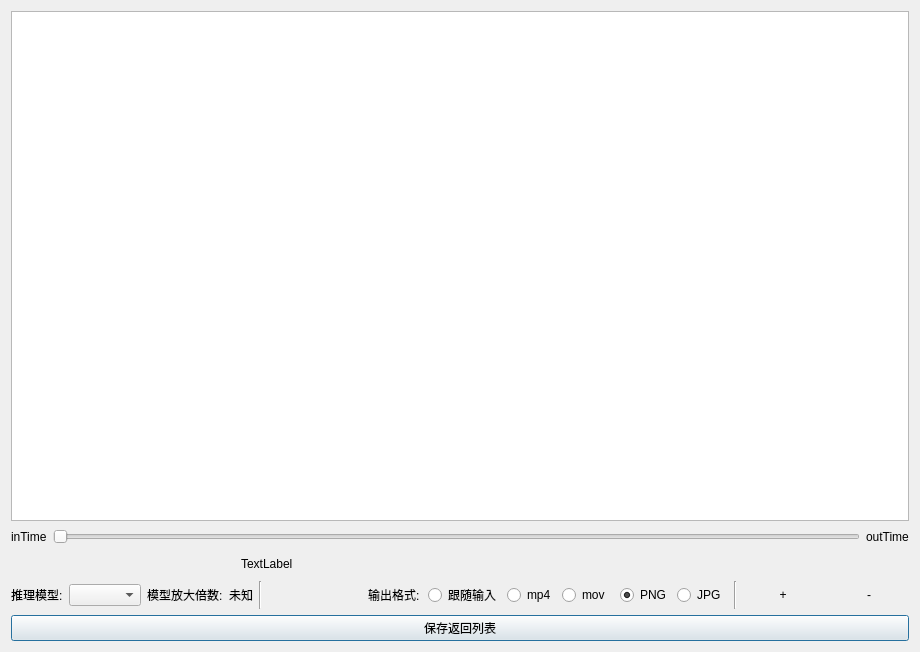
<?xml version="1.0" encoding="UTF-8"?>
<ui version="4.0">
 <class>SR_editQtWidgets</class>
 <widget class="QWidget" name="SR_editQtWidgets">
  <property name="geometry">
   <rect>
    <x>0</x>
    <y>0</y>
    <width>920</width>
    <height>652</height>
   </rect>
  </property>
  <property name="windowTitle">
   <string>Form</string>
  </property>
  <layout class="QVBoxLayout" name="verticalLayout">
   <item>
    <widget class="QGraphicsView" name="graphicsView"/>
   </item>
   <item>
    <widget class="QWidget" name="video_toole_widget2" native="true">
     <layout class="QHBoxLayout" name="horizontalLayout">
      <property name="leftMargin">
       <number>0</number>
      </property>
      <property name="topMargin">
       <number>0</number>
      </property>
      <property name="rightMargin">
       <number>0</number>
      </property>
      <property name="bottomMargin">
       <number>0</number>
      </property>
      <item>
       <widget class="QLabel" name="in_timelabel">
        <property name="text">
         <string>inTime</string>
        </property>
       </widget>
      </item>
      <item>
       <widget class="MySlider" name="horizontalSlider">
        <property name="minimumSize">
         <size>
          <width>0</width>
          <height>20</height>
         </size>
        </property>
        <property name="maximum">
         <number>1000</number>
        </property>
        <property name="orientation">
         <enum>Qt::Horizontal</enum>
        </property>
       </widget>
      </item>
      <item>
       <widget class="QLabel" name="out_timelabel">
        <property name="text">
         <string>outTime</string>
        </property>
       </widget>
      </item>
     </layout>
    </widget>
   </item>
   <item>
    <widget class="QWidget" name="video_toole_widget" native="true">
     <layout class="QHBoxLayout" name="horizontalLayout_3">
      <property name="leftMargin">
       <number>0</number>
      </property>
      <property name="topMargin">
       <number>0</number>
      </property>
      <property name="rightMargin">
       <number>0</number>
      </property>
      <property name="bottomMargin">
       <number>0</number>
      </property>
      <item>
       <layout class="QHBoxLayout" name="horizontalLayout_2">
        <item>
         <widget class="QPushButton" name="JtoolButton">
          <property name="text">
           <string/>
          </property>
          <property name="icon">
           <iconset resource="../Resource.qrc">
            <normaloff>:/new/prefix1/Resource/image/winOCRUI/backward.svg</normaloff>:/new/prefix1/Resource/image/winOCRUI/backward.svg</iconset>
          </property>
          <property name="flat">
           <bool>true</bool>
          </property>
         </widget>
        </item>
        <item>
         <widget class="QPushButton" name="pushButton_2">
          <property name="text">
           <string/>
          </property>
          <property name="icon">
           <iconset resource="../Resource.qrc">
            <normaloff>:/new/prefix1/Resource/image/winOCRUI/play.svg</normaloff>:/new/prefix1/Resource/image/winOCRUI/play.svg</iconset>
          </property>
          <property name="flat">
           <bool>true</bool>
          </property>
         </widget>
        </item>
        <item>
         <widget class="QPushButton" name="LtoolButton">
          <property name="text">
           <string/>
          </property>
          <property name="icon">
           <iconset resource="../Resource.qrc">
            <normaloff>:/new/prefix1/Resource/image/winOCRUI/forward.svg</normaloff>:/new/prefix1/Resource/image/winOCRUI/forward.svg</iconset>
          </property>
          <property name="flat">
           <bool>true</bool>
          </property>
         </widget>
        </item>
        <item>
         <widget class="QPushButton" name="setInTimetoolButton">
          <property name="text">
           <string/>
          </property>
          <property name="icon">
           <iconset resource="../Resource.qrc">
            <normaloff>:/new/prefix1/Resource/image/winOCRUI/arrow.right.to.line.svg</normaloff>:/new/prefix1/Resource/image/winOCRUI/arrow.right.to.line.svg</iconset>
          </property>
          <property name="flat">
           <bool>true</bool>
          </property>
         </widget>
        </item>
        <item>
         <widget class="QPushButton" name="setOutTimetoolButton">
          <property name="text">
           <string/>
          </property>
          <property name="icon">
           <iconset resource="../Resource.qrc">
            <normaloff>:/new/prefix1/Resource/image/winOCRUI/arrow.backward.to.line.svg</normaloff>:/new/prefix1/Resource/image/winOCRUI/arrow.backward.to.line.svg</iconset>
          </property>
          <property name="flat">
           <bool>true</bool>
          </property>
         </widget>
        </item>
        <item>
         <widget class="QLabel" name="nowtimelabel">
          <property name="text">
           <string>TextLabel</string>
          </property>
         </widget>
        </item>
        <item>
         <spacer name="horizontalSpacer">
          <property name="orientation">
           <enum>Qt::Horizontal</enum>
          </property>
          <property name="sizeHint" stdset="0">
           <size>
            <width>40</width>
            <height>20</height>
           </size>
          </property>
         </spacer>
        </item>
       </layout>
      </item>
     </layout>
    </widget>
   </item>
   <item>
    <layout class="QHBoxLayout" name="horizontalLayout_6">
     <item>
      <widget class="QLabel" name="label">
       <property name="text">
        <string>推理模型:</string>
       </property>
      </widget>
     </item>
     <item>
      <widget class="QComboBox" name="model_Instrumental_selection_comboBox"/>
     </item>
     <item>
      <widget class="QLabel" name="label_3">
       <property name="text">
        <string>模型放大倍数:</string>
       </property>
      </widget>
     </item>
     <item>
      <widget class="QLabel" name="scaled_label">
       <property name="text">
        <string>未知</string>
       </property>
      </widget>
     </item>
     <item>
      <widget class="Line" name="line">
       <property name="orientation">
        <enum>Qt::Vertical</enum>
       </property>
      </widget>
     </item>
     <item>
      <spacer name="horizontalSpacer_2">
       <property name="orientation">
        <enum>Qt::Horizontal</enum>
       </property>
       <property name="sizeHint" stdset="0">
        <size>
         <width>40</width>
         <height>20</height>
        </size>
       </property>
      </spacer>
     </item>
     <item>
      <widget class="QLabel" name="label_8">
       <property name="text">
        <string>输出格式:</string>
       </property>
      </widget>
     </item>
     <item>
      <widget class="QWidget" name="video_out_type_widget" native="true">
       <layout class="QHBoxLayout" name="horizontalLayout_9">
        <property name="leftMargin">
         <number>2</number>
        </property>
        <property name="topMargin">
         <number>2</number>
        </property>
        <property name="rightMargin">
         <number>2</number>
        </property>
        <property name="bottomMargin">
         <number>2</number>
        </property>
        <item>
         <widget class="QRadioButton" name="video_radioButton_default">
          <property name="enabled">
           <bool>true</bool>
          </property>
          <property name="text">
           <string>跟随输入</string>
          </property>
          <property name="checked">
           <bool>false</bool>
          </property>
          <attribute name="buttonGroup">
           <string notr="true">out_video_buttonGroup</string>
          </attribute>
         </widget>
        </item>
        <item>
         <widget class="QRadioButton" name="video_radioButton_mp4">
          <property name="text">
           <string>mp4</string>
          </property>
          <attribute name="buttonGroup">
           <string notr="true">out_video_buttonGroup</string>
          </attribute>
         </widget>
        </item>
        <item>
         <widget class="QRadioButton" name="video_radioButton_mov">
          <property name="text">
           <string>mov</string>
          </property>
          <attribute name="buttonGroup">
           <string notr="true">out_video_buttonGroup</string>
          </attribute>
         </widget>
        </item>
       </layout>
      </widget>
     </item>
     <item>
      <widget class="QWidget" name="image_out_type_widget" native="true">
       <layout class="QHBoxLayout" name="horizontalLayout_5">
        <property name="leftMargin">
         <number>2</number>
        </property>
        <property name="topMargin">
         <number>2</number>
        </property>
        <property name="rightMargin">
         <number>2</number>
        </property>
        <property name="bottomMargin">
         <number>2</number>
        </property>
        <item>
         <widget class="QRadioButton" name="image_radioButton_png">
          <property name="text">
           <string>PNG</string>
          </property>
          <property name="checked">
           <bool>true</bool>
          </property>
          <attribute name="buttonGroup">
           <string notr="true">out_image_buttonGroup</string>
          </attribute>
         </widget>
        </item>
        <item>
         <widget class="QRadioButton" name="image_radioButton_jpg">
          <property name="text">
           <string>JPG</string>
          </property>
          <attribute name="buttonGroup">
           <string notr="true">out_image_buttonGroup</string>
          </attribute>
         </widget>
        </item>
       </layout>
      </widget>
     </item>
     <item>
      <widget class="Line" name="line_2">
       <property name="orientation">
        <enum>Qt::Vertical</enum>
       </property>
      </widget>
     </item>
     <item>
      <widget class="QPushButton" name="zoom_in_pushButton">
       <property name="text">
        <string>+</string>
       </property>
       <property name="flat">
        <bool>true</bool>
       </property>
      </widget>
     </item>
     <item>
      <widget class="QPushButton" name="zoom_out_pushButton">
       <property name="text">
        <string>-</string>
       </property>
       <property name="flat">
        <bool>true</bool>
       </property>
      </widget>
     </item>
    </layout>
   </item>
   <item>
    <widget class="QPushButton" name="tohomepushButton">
     <property name="text">
      <string>保存返回列表</string>
     </property>
     <property name="icon">
      <iconset resource="../Resource.qrc">
       <normaloff>:/new/prefix1/Resource/image/winOCRUI/arrowshape.turn.up.left.fill.svg</normaloff>:/new/prefix1/Resource/image/winOCRUI/arrowshape.turn.up.left.fill.svg</iconset>
     </property>
     <property name="default">
      <bool>true</bool>
     </property>
    </widget>
   </item>
  </layout>
 </widget>
 <customwidgets>
  <customwidget>
   <class>MySlider</class>
   <extends>QSlider</extends>
   <header>myslider.h</header>
  </customwidget>
 </customwidgets>
 <resources>
  <include location="../Resource.qrc"/>
 </resources>
 <connections/>
 <buttongroups>
  <buttongroup name="out_image_buttonGroup"/>
  <buttongroup name="out_video_buttonGroup"/>
 </buttongroups>
</ui>
